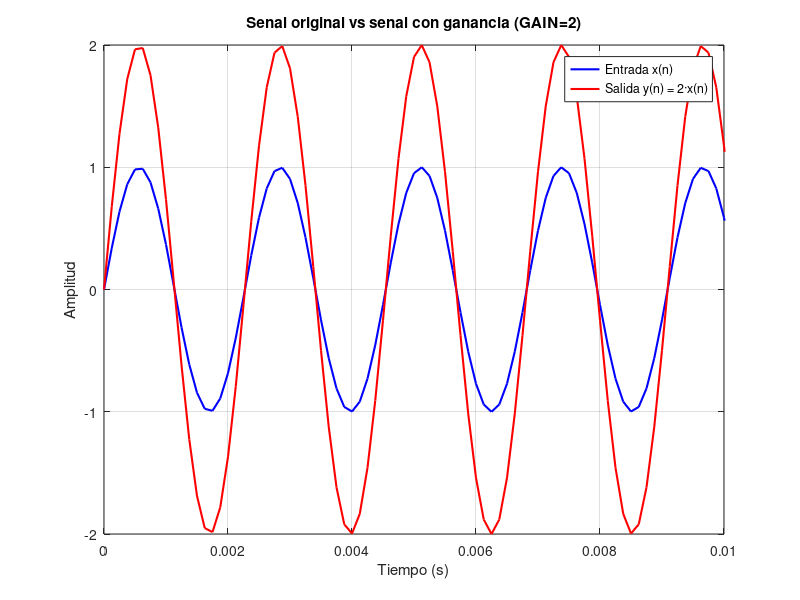

This figure's MATLAB source:
clc; clear; close all;

datos  = load('archivo2.txt');
t      = datos(:, 1);
input  = datos(:, 2);
output = datos(:, 3);

figure;
plot(t, input, 'b', 'LineWidth', 1.5);
hold on;
plot(t, output, 'r', 'LineWidth', 1.5);
hold off;
xlabel('Tiempo (s)');
ylabel('Amplitud');
title('Senal original vs senal con ganancia (GAIN=2)');
legend('Entrada x(n)', 'Salida y(n) = 2·x(n)');
grid on;
xlim([0, 0.01]);
